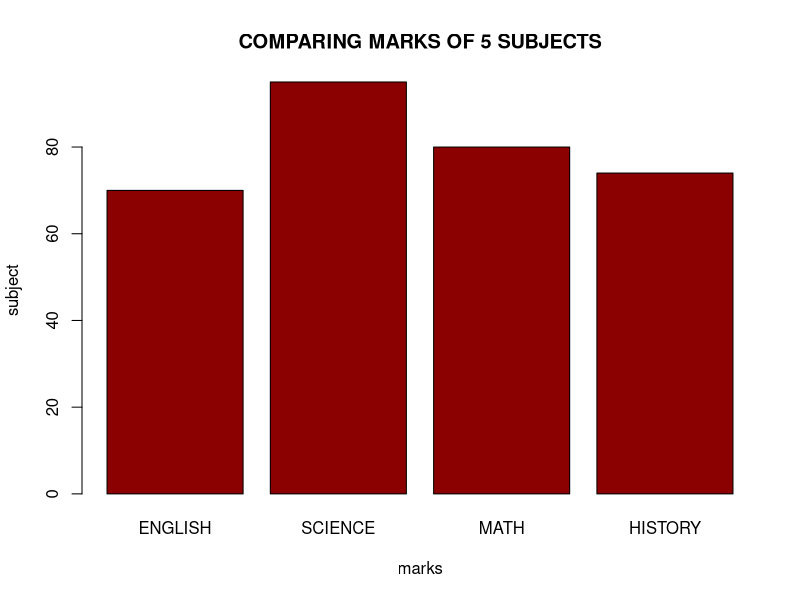

The R script that drew this image:
marks=c(70,95,80,74)
barplot(marks,
        main="COMPARING MARKS OF 5 SUBJECTS",
        xlab="marks",
        ylab="subject",
        names.arg=c("ENGLISH","SCIENCE","MATH","HISTORY"),
        col="darkred",
        horiz=FALSE)